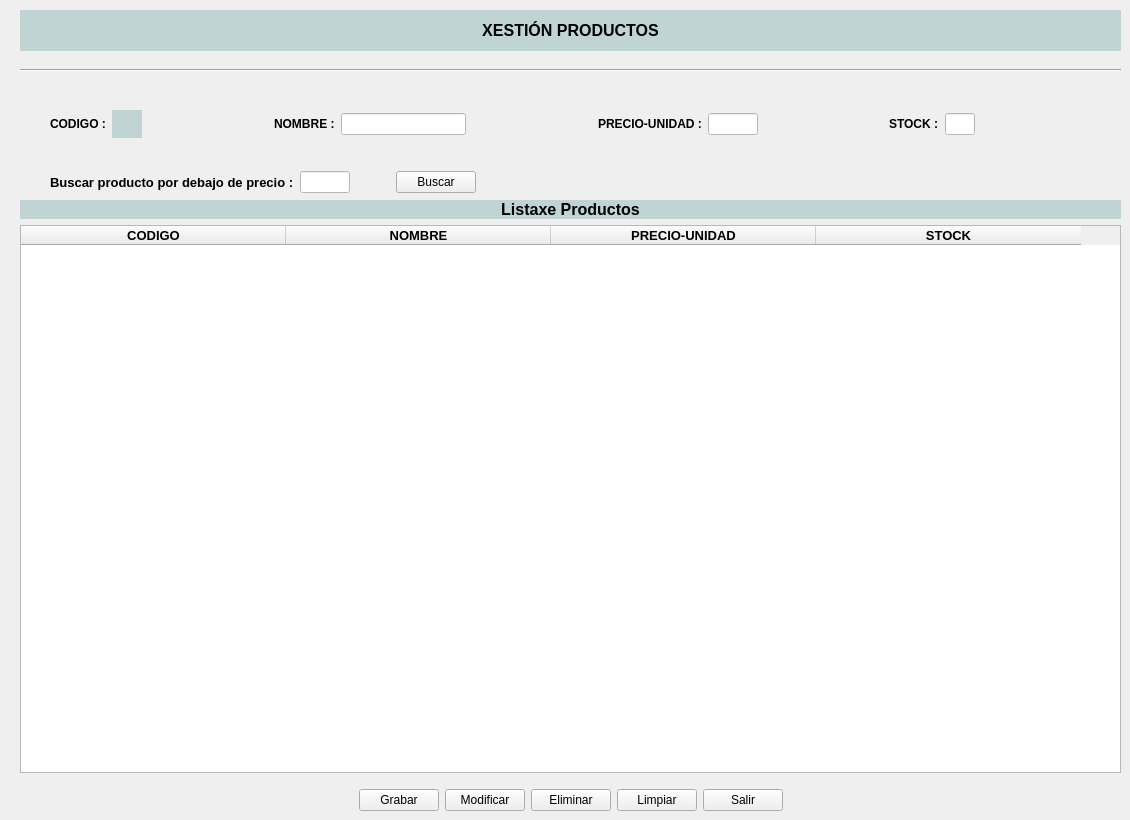
      <widget class="QWidget" name="Tab_Prod">
       <attribute name="title">
        <string>Productos</string>
       </attribute>
       <widget class="QWidget" name="layoutWidget_2">
        <property name="geometry">
         <rect>
          <x>20</x>
          <y>200</y>
          <width>1101</width>
          <height>611</height>
         </rect>
        </property>
        <layout class="QVBoxLayout" name="verticalLayout_2">
         <item>
          <widget class="QLabel" name="LblXesPro">
           <property name="sizePolicy">
            <sizepolicy hsizetype="Preferred" vsizetype="Preferred">
             <horstretch>0</horstretch>
             <verstretch>0</verstretch>
            </sizepolicy>
           </property>
           <property name="font">
            <font>
             <pointsize>12</pointsize>
             <weight>75</weight>
             <bold>true</bold>
            </font>
           </property>
           <property name="layoutDirection">
            <enum>Qt::RightToLeft</enum>
           </property>
           <property name="styleSheet">
            <string notr="true">background-color: rgb(192, 212, 211);</string>
           </property>
           <property name="text">
            <string>Listaxe Productos</string>
           </property>
           <property name="alignment">
            <set>Qt::AlignCenter</set>
           </property>
          </widget>
         </item>
         <item>
          <widget class="QTableWidget" name="TableArt">
           <property name="sizePolicy">
            <sizepolicy hsizetype="Expanding" vsizetype="Expanding">
             <horstretch>0</horstretch>
             <verstretch>0</verstretch>
            </sizepolicy>
           </property>
           <property name="editTriggers">
            <set>QAbstractItemView::DoubleClicked</set>
           </property>
           <property name="dragEnabled">
            <bool>false</bool>
           </property>
           <property name="dragDropMode">
            <enum>QAbstractItemView::DragOnly</enum>
           </property>
           <attribute name="horizontalHeaderDefaultSectionSize">
            <number>265</number>
           </attribute>
           <attribute name="horizontalHeaderHighlightSections">
            <bool>true</bool>
           </attribute>
           <attribute name="horizontalHeaderMinimumSectionSize">
            <number>39</number>
           </attribute>
           <column>
            <property name="text">
             <string>CODIGO</string>
            </property>
            <property name="font">
             <font>
              <pointsize>10</pointsize>
              <weight>75</weight>
              <bold>true</bold>
             </font>
            </property>
            <property name="textAlignment">
             <set>AlignCenter</set>
            </property>
           </column>
           <column>
            <property name="text">
             <string>NOMBRE</string>
            </property>
            <property name="font">
             <font>
              <pointsize>10</pointsize>
              <weight>75</weight>
              <bold>true</bold>
             </font>
            </property>
            <property name="textAlignment">
             <set>AlignCenter</set>
            </property>
           </column>
           <column>
            <property name="text">
             <string>PRECIO-UNIDAD</string>
            </property>
            <property name="font">
             <font>
              <pointsize>10</pointsize>
              <weight>75</weight>
              <bold>true</bold>
             </font>
            </property>
            <property name="textAlignment">
             <set>AlignCenter</set>
            </property>
           </column>
           <column>
            <property name="text">
             <string>STOCK</string>
            </property>
            <property name="font">
             <font>
              <pointsize>10</pointsize>
              <weight>75</weight>
              <bold>true</bold>
             </font>
            </property>
            <property name="textAlignment">
             <set>AlignCenter</set>
            </property>
           </column>
          </widget>
         </item>
         <item>
          <spacer name="verticalSpacer_3">
           <property name="orientation">
            <enum>Qt::Vertical</enum>
           </property>
           <property name="sizeType">
            <enum>QSizePolicy::Fixed</enum>
           </property>
           <property name="sizeHint" stdset="0">
            <size>
             <width>10</width>
             <height>10</height>
            </size>
           </property>
          </spacer>
         </item>
         <item>
          <layout class="QHBoxLayout" name="horizontalLayout_2">
           <property name="spacing">
            <number>6</number>
           </property>
           <property name="sizeConstraint">
            <enum>QLayout::SetFixedSize</enum>
           </property>
           <property name="leftMargin">
            <number>0</number>
           </property>
           <property name="rightMargin">
            <number>0</number>
           </property>
           <item>
            <spacer name="horizontalSpacer_24">
             <property name="orientation">
              <enum>Qt::Horizontal</enum>
             </property>
             <property name="sizeType">
              <enum>QSizePolicy::Expanding</enum>
             </property>
             <property name="sizeHint" stdset="0">
              <size>
               <width>40</width>
               <height>20</height>
              </size>
             </property>
            </spacer>
           </item>
           <item>
            <widget class="QPushButton" name="btnAltaProd">
             <property name="sizePolicy">
              <sizepolicy hsizetype="Fixed" vsizetype="Fixed">
               <horstretch>0</horstretch>
               <verstretch>0</verstretch>
              </sizepolicy>
             </property>
             <property name="text">
              <string>Grabar</string>
             </property>
            </widget>
           </item>
           <item>
            <widget class="QPushButton" name="btnModifProd">
             <property name="sizePolicy">
              <sizepolicy hsizetype="Fixed" vsizetype="Fixed">
               <horstretch>0</horstretch>
               <verstretch>0</verstretch>
              </sizepolicy>
             </property>
             <property name="text">
              <string>Modificar</string>
             </property>
            </widget>
           </item>
           <item>
            <widget class="QPushButton" name="btnElimProd">
             <property name="sizePolicy">
              <sizepolicy hsizetype="Fixed" vsizetype="Fixed">
               <horstretch>0</horstretch>
               <verstretch>0</verstretch>
              </sizepolicy>
             </property>
             <property name="text">
              <string>Eliminar</string>
             </property>
            </widget>
           </item>
           <item>
            <widget class="QPushButton" name="btnLimpiarProd">
             <property name="sizePolicy">
              <sizepolicy hsizetype="Fixed" vsizetype="Fixed">
               <horstretch>0</horstretch>
               <verstretch>0</verstretch>
              </sizepolicy>
             </property>
             <property name="text">
              <string>Limpiar</string>
             </property>
            </widget>
           </item>
           <item>
            <widget class="QPushButton" name="btnSalir_2">
             <property name="sizePolicy">
              <sizepolicy hsizetype="Fixed" vsizetype="Fixed">
               <horstretch>0</horstretch>
               <verstretch>0</verstretch>
              </sizepolicy>
             </property>
             <property name="text">
              <string>Salir</string>
             </property>
            </widget>
           </item>
           <item>
            <spacer name="horizontalSpacer_25">
             <property name="orientation">
              <enum>Qt::Horizontal</enum>
             </property>
             <property name="sizeType">
              <enum>QSizePolicy::Expanding</enum>
             </property>
             <property name="sizeHint" stdset="0">
              <size>
               <width>40</width>
               <height>20</height>
              </size>
             </property>
            </spacer>
           </item>
          </layout>
         </item>
        </layout>
       </widget>
       <widget class="QLabel" name="LblXesCli_3">
        <property name="geometry">
         <rect>
          <x>20</x>
          <y>10</y>
          <width>1101</width>
          <height>41</height>
         </rect>
        </property>
        <property name="sizePolicy">
         <sizepolicy hsizetype="Maximum" vsizetype="Preferred">
          <horstretch>0</horstretch>
          <verstretch>0</verstretch>
         </sizepolicy>
        </property>
        <property name="font">
         <font>
          <pointsize>12</pointsize>
          <weight>75</weight>
          <bold>true</bold>
         </font>
        </property>
        <property name="layoutDirection">
         <enum>Qt::RightToLeft</enum>
        </property>
        <property name="styleSheet">
         <string notr="true">background-color: rgb(192, 212, 211);</string>
        </property>
        <property name="text">
         <string>&lt;html&gt;&lt;head/&gt;&lt;body&gt;&lt;p&gt;&lt;span style=&quot; color:#000000;&quot;&gt;XESTIÓN PRODUCTOS&lt;/span&gt;&lt;/p&gt;&lt;/body&gt;&lt;/html&gt;</string>
        </property>
        <property name="alignment">
         <set>Qt::AlignCenter</set>
        </property>
       </widget>
       <widget class="Line" name="line_3">
        <property name="geometry">
         <rect>
          <x>20</x>
          <y>60</y>
          <width>1101</width>
          <height>20</height>
         </rect>
        </property>
        <property name="orientation">
         <enum>Qt::Horizontal</enum>
        </property>
       </widget>
       <widget class="QWidget" name="layoutWidget">
        <property name="geometry">
         <rect>
          <x>50</x>
          <y>110</y>
          <width>1051</width>
          <height>28</height>
         </rect>
        </property>
        <layout class="QHBoxLayout" name="horizontalLayout_3">
         <item>
          <widget class="QLabel" name="lblCodigoProd">
           <property name="text">
            <string>&lt;html&gt;&lt;head/&gt;&lt;body&gt;&lt;p&gt;&lt;span style=&quot; font-weight:600;&quot;&gt;CODIGO :&lt;/span&gt;&lt;/p&gt;&lt;/body&gt;&lt;/html&gt;</string>
           </property>
          </widget>
         </item>
         <item>
          <widget class="QLabel" name="lblCodProd">
           <property name="sizePolicy">
            <sizepolicy hsizetype="Preferred" vsizetype="Preferred">
             <horstretch>0</horstretch>
             <verstretch>0</verstretch>
            </sizepolicy>
           </property>
           <property name="minimumSize">
            <size>
             <width>30</width>
             <height>0</height>
            </size>
           </property>
           <property name="maximumSize">
            <size>
             <width>25</width>
             <height>16777215</height>
            </size>
           </property>
           <property name="styleSheet">
            <string notr="true">background-color: rgb(192, 212, 211);</string>
           </property>
           <property name="text">
            <string>&lt;html&gt;&lt;head/&gt;&lt;body&gt;&lt;p align=&quot;center&quot;&gt;&lt;br/&gt;&lt;/p&gt;&lt;/body&gt;&lt;/html&gt;</string>
           </property>
           <property name="alignment">
            <set>Qt::AlignCenter</set>
           </property>
          </widget>
         </item>
         <item>
          <spacer name="horizontalSpacer_10">
           <property name="orientation">
            <enum>Qt::Horizontal</enum>
           </property>
           <property name="sizeType">
            <enum>QSizePolicy::Expanding</enum>
           </property>
           <property name="sizeHint" stdset="0">
            <size>
             <width>40</width>
             <height>20</height>
            </size>
           </property>
          </spacer>
         </item>
         <item>
          <widget class="QLabel" name="lblNombreProd">
           <property name="text">
            <string>&lt;html&gt;&lt;head/&gt;&lt;body&gt;&lt;p&gt;&lt;span style=&quot; font-weight:600;&quot;&gt;NOMBRE :&lt;/span&gt;&lt;/p&gt;&lt;/body&gt;&lt;/html&gt;</string>
           </property>
          </widget>
         </item>
         <item>
          <widget class="QLineEdit" name="EditNombreProd">
           <property name="maximumSize">
            <size>
             <width>150</width>
             <height>16777215</height>
            </size>
           </property>
           <property name="styleSheet">
            <string notr="true">background-color: rgb(255, 255, 255);</string>
           </property>
          </widget>
         </item>
         <item>
          <spacer name="horizontalSpacer_11">
           <property name="orientation">
            <enum>Qt::Horizontal</enum>
           </property>
           <property name="sizeType">
            <enum>QSizePolicy::Expanding</enum>
           </property>
           <property name="sizeHint" stdset="0">
            <size>
             <width>40</width>
             <height>20</height>
            </size>
           </property>
          </spacer>
         </item>
         <item>
          <widget class="QLabel" name="lblPrecioUnidad">
           <property name="text">
            <string>&lt;html&gt;&lt;head/&gt;&lt;body&gt;&lt;p&gt;&lt;span style=&quot; font-weight:600;&quot;&gt;PRECIO-UNIDAD :&lt;/span&gt;&lt;/p&gt;&lt;/body&gt;&lt;/html&gt;</string>
           </property>
          </widget>
         </item>
         <item>
          <widget class="QLineEdit" name="EditPrecioUnidad">
           <property name="sizePolicy">
            <sizepolicy hsizetype="Fixed" vsizetype="Fixed">
             <horstretch>0</horstretch>
             <verstretch>0</verstretch>
            </sizepolicy>
           </property>
           <property name="maximumSize">
            <size>
             <width>50</width>
             <height>16777215</height>
            </size>
           </property>
           <property name="styleSheet">
            <string notr="true">background-color: rgb(255, 255, 255);</string>
           </property>
          </widget>
         </item>
         <item>
          <spacer name="horizontalSpacer_23">
           <property name="orientation">
            <enum>Qt::Horizontal</enum>
           </property>
           <property name="sizeType">
            <enum>QSizePolicy::Expanding</enum>
           </property>
           <property name="sizeHint" stdset="0">
            <size>
             <width>40</width>
             <height>20</height>
            </size>
           </property>
          </spacer>
         </item>
         <item>
          <widget class="QLabel" name="label_3">
           <property name="sizePolicy">
            <sizepolicy hsizetype="Fixed" vsizetype="Preferred">
             <horstretch>0</horstretch>
             <verstretch>0</verstretch>
            </sizepolicy>
           </property>
           <property name="minimumSize">
            <size>
             <width>40</width>
             <height>0</height>
            </size>
           </property>
           <property name="text">
            <string>&lt;html&gt;&lt;head/&gt;&lt;body&gt;&lt;p&gt;&lt;span style=&quot; font-weight:600;&quot;&gt;STOCK :&lt;/span&gt;&lt;/p&gt;&lt;/body&gt;&lt;/html&gt;</string>
           </property>
          </widget>
         </item>
         <item>
          <widget class="QLineEdit" name="EditStock">
           <property name="sizePolicy">
            <sizepolicy hsizetype="Fixed" vsizetype="Fixed">
             <horstretch>0</horstretch>
             <verstretch>0</verstretch>
            </sizepolicy>
           </property>
           <property name="minimumSize">
            <size>
             <width>0</width>
             <height>0</height>
            </size>
           </property>
           <property name="maximumSize">
            <size>
             <width>30</width>
             <height>16777215</height>
            </size>
           </property>
           <property name="styleSheet">
            <string notr="true">background-color: rgb(255, 255, 255);</string>
           </property>
           <property name="text">
            <string/>
           </property>
          </widget>
         </item>
         <item>
          <spacer name="horizontalSpacer_12">
           <property name="orientation">
            <enum>Qt::Horizontal</enum>
           </property>
           <property name="sizeHint" stdset="0">
            <size>
             <width>40</width>
             <height>20</height>
            </size>
           </property>
          </spacer>
         </item>
        </layout>
       </widget>
       <widget class="QWidget" name="">
        <property name="geometry">
         <rect>
          <x>50</x>
          <y>170</y>
          <width>1051</width>
          <height>25</height>
         </rect>
        </property>
        <layout class="QHBoxLayout" name="horizontalLayout_6">
         <item>
          <widget class="QLabel" name="label_16">
           <property name="text">
            <string>&lt;html&gt;&lt;head/&gt;&lt;body&gt;&lt;p&gt;&lt;span style=&quot; font-size:10pt; font-weight:600;&quot;&gt;Buscar producto por debajo de precio :&lt;/span&gt;&lt;/p&gt;&lt;/body&gt;&lt;/html&gt;</string>
           </property>
          </widget>
         </item>
         <item>
          <widget class="QLineEdit" name="EditBuscarPrecio">
           <property name="sizePolicy">
            <sizepolicy hsizetype="Minimum" vsizetype="Fixed">
             <horstretch>0</horstretch>
             <verstretch>0</verstretch>
            </sizepolicy>
           </property>
           <property name="maximumSize">
            <size>
             <width>50</width>
             <height>16777215</height>
            </size>
           </property>
           <property name="styleSheet">
            <string notr="true">background-color: rgb(255, 255, 255);</string>
           </property>
          </widget>
         </item>
         <item>
          <spacer name="horizontalSpacer_32">
           <property name="orientation">
            <enum>Qt::Horizontal</enum>
           </property>
           <property name="sizeType">
            <enum>QSizePolicy::Fixed</enum>
           </property>
           <property name="sizeHint" stdset="0">
            <size>
             <width>40</width>
             <height>20</height>
            </size>
           </property>
          </spacer>
         </item>
         <item>
          <widget class="QPushButton" name="btnBucarPrecio">
           <property name="sizePolicy">
            <sizepolicy hsizetype="Fixed" vsizetype="Fixed">
             <horstretch>0</horstretch>
             <verstretch>0</verstretch>
            </sizepolicy>
           </property>
           <property name="text">
            <string>Buscar</string>
           </property>
          </widget>
         </item>
         <item>
          <spacer name="horizontalSpacer_33">
           <property name="orientation">
            <enum>Qt::Horizontal</enum>
           </property>
           <property name="sizeHint" stdset="0">
            <size>
             <width>40</width>
             <height>20</height>
            </size>
           </property>
          </spacer>
         </item>
        </layout>
       </widget>
      </widget>
